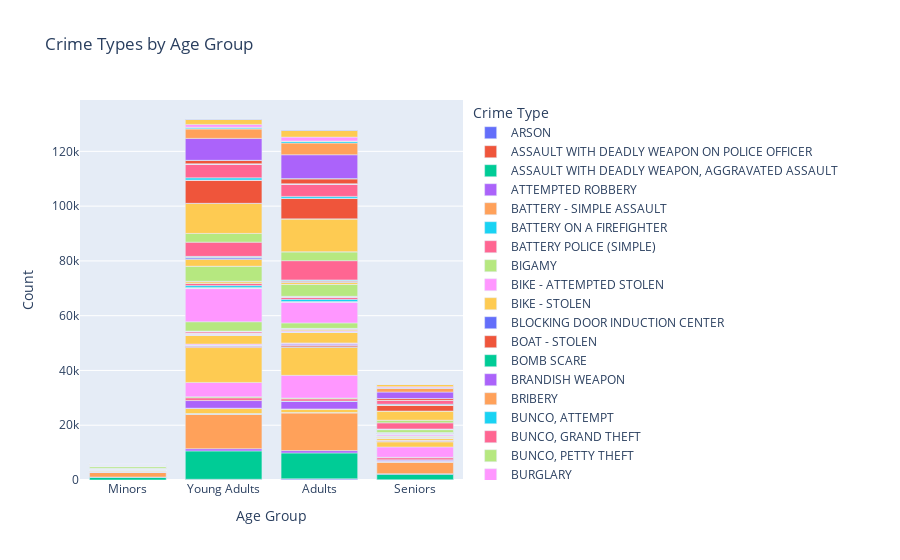

The cell this chart's notebook holds for it:
### Code cell
age_crime = crime_df.groupby(['Age Group', 'Crm Cd Desc']).size().reset_index(name='Count')
age_crime_fig = px.bar(age_crime, x='Age Group', y='Count', color='Crm Cd Desc', title='Crime Types by Age Group', labels={'Age Group': 'Age Group', 'Count': 'Count', 'Crm Cd Desc': 'Crime Type'}, barmode='relative')
age_crime_fig.show()
